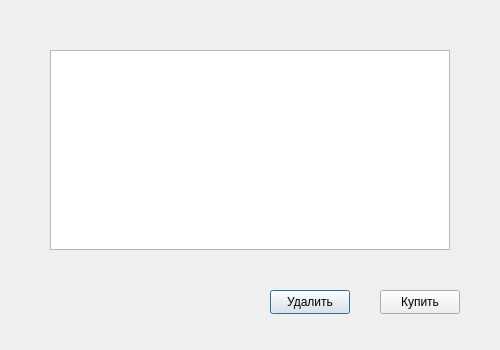
<?xml version="1.0" encoding="UTF-8"?>
<ui version="4.0">
 <class>MyOrder</class>
 <widget class="QDialog" name="MyOrder">
  <property name="geometry">
   <rect>
    <x>0</x>
    <y>0</y>
    <width>500</width>
    <height>350</height>
   </rect>
  </property>
  <property name="windowTitle">
   <string>Dialog</string>
  </property>
  <widget class="QPushButton" name="pushButton">
   <property name="geometry">
    <rect>
     <x>270</x>
     <y>290</y>
     <width>80</width>
     <height>24</height>
    </rect>
   </property>
   <property name="text">
    <string>Удалить</string>
   </property>
  </widget>
  <widget class="QPushButton" name="pushButton_2">
   <property name="geometry">
    <rect>
     <x>380</x>
     <y>290</y>
     <width>80</width>
     <height>24</height>
    </rect>
   </property>
   <property name="text">
    <string>Купить</string>
   </property>
  </widget>
  <widget class="QTableWidget" name="tableWidget">
   <property name="geometry">
    <rect>
     <x>50</x>
     <y>50</y>
     <width>400</width>
     <height>200</height>
    </rect>
   </property>
  </widget>
 </widget>
 <resources/>
 <connections/>
</ui>
